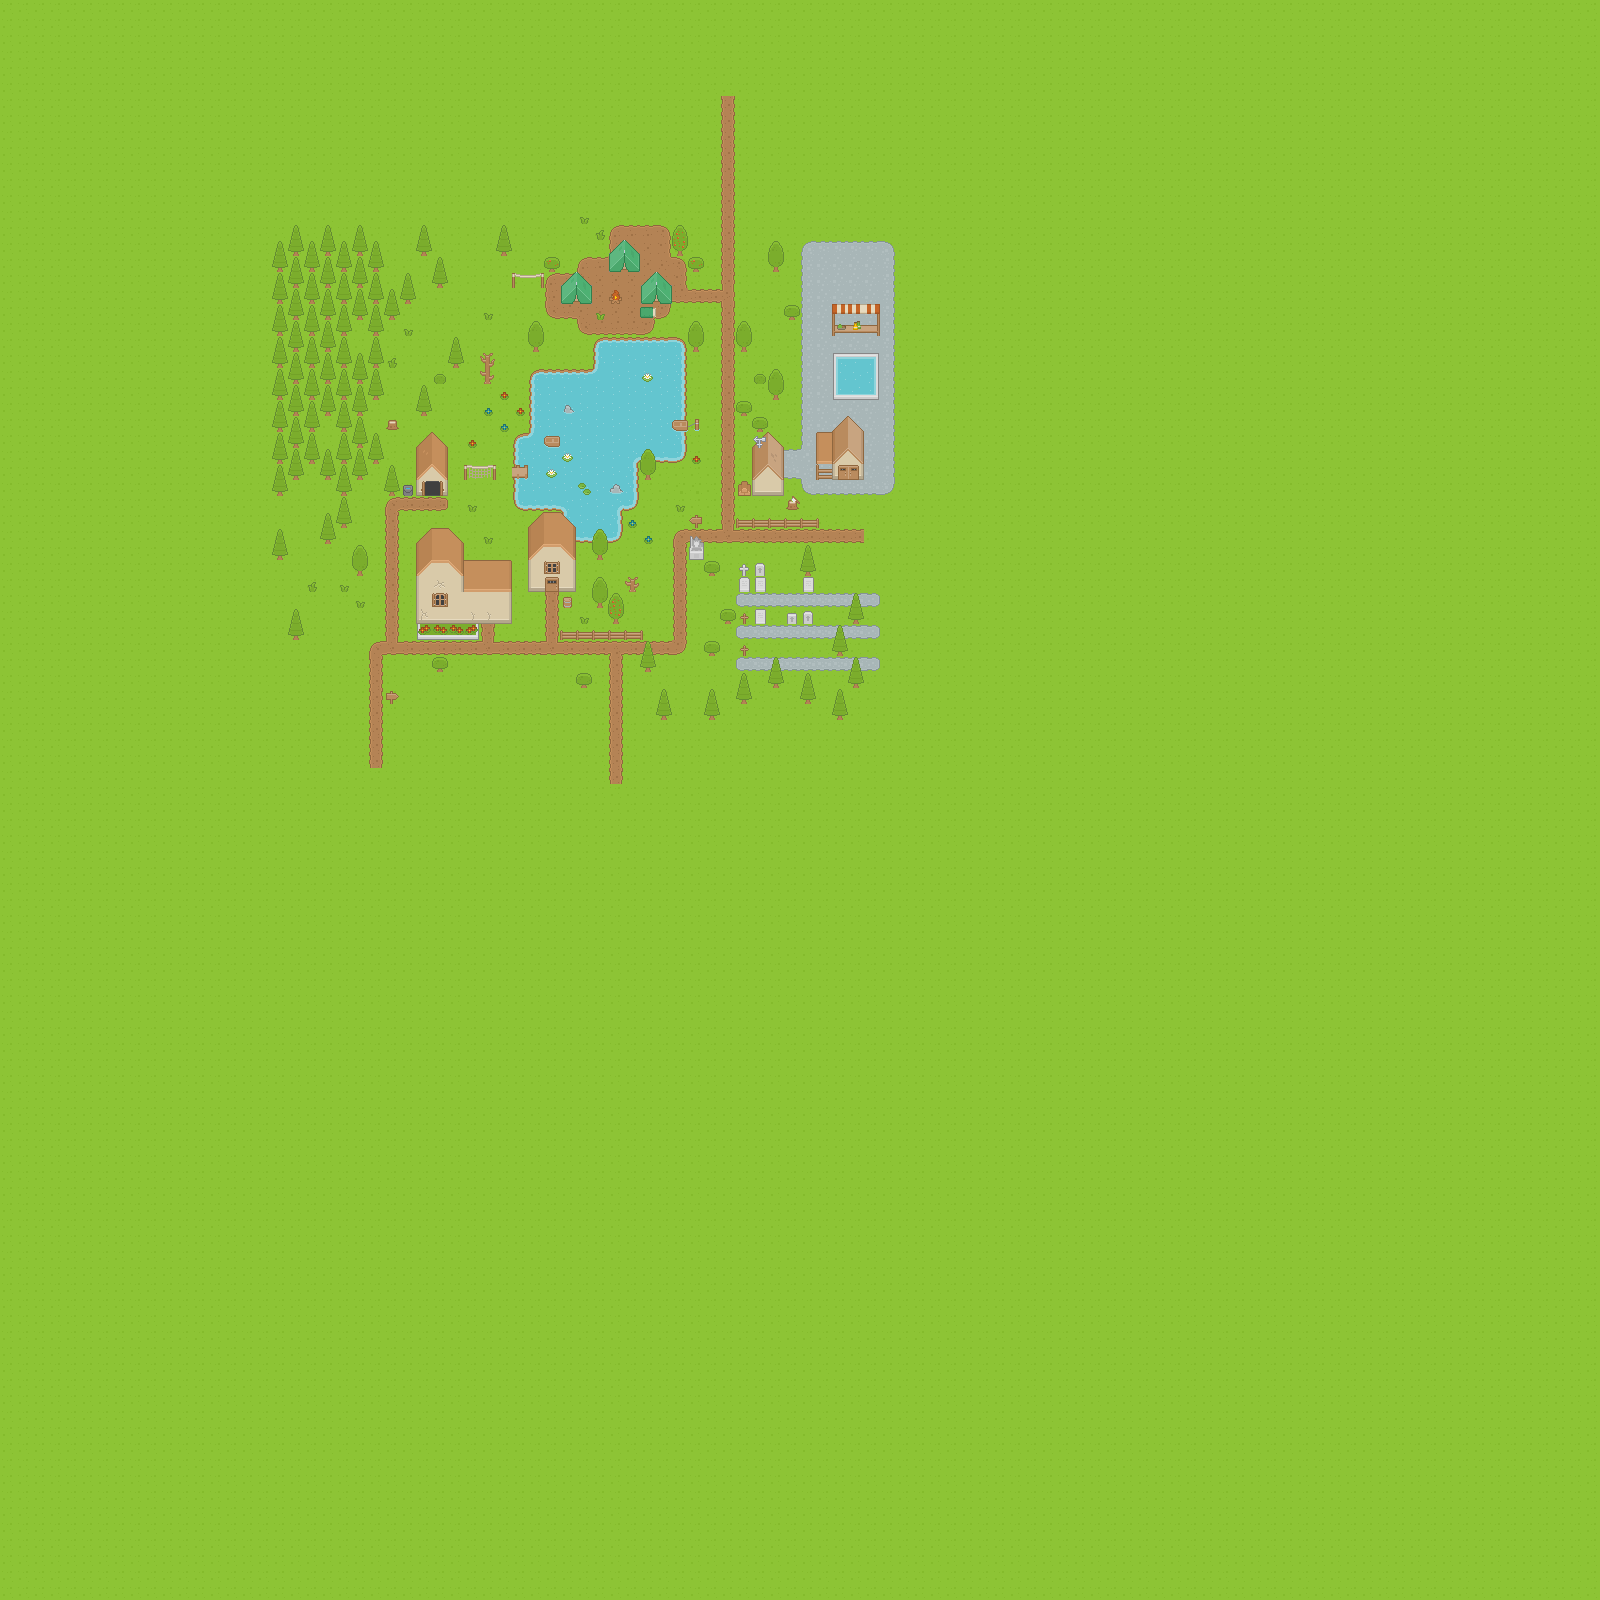

Tiled map render using the project's own tile images. Description and the map definition, with tile-layer contents summarised, below:
An orthogonal 100x100 tile map with 16x16 px tiles, 5 tile layers (Ground/terrain, Ground overlay, Objects, Doors/windows/roof, ...) and 1 object.

<map version="1.0" orientation="orthogonal" renderorder="right-down" width="100" height="100" tilewidth="16" tileheight="16" nextobjectid="6">
 <tileset firstgid="1" name="Roguelike" tilewidth="16" tileheight="16" spacing="1" tilecount="1767" columns="57">
  <image source="Spritesheet/roguelikeSheet_transparent.png" width="968" height="526" />
 </tileset>
 <layer name="Ground/terrain" width="100" height="100">
  <data>[10000 cells, 10000 non-empty, 14 distinct tile ids]</data>
 </layer>
 <layer name="Ground overlay" width="100" height="100">
  <data>[10000 cells, 143 non-empty, 24 distinct tile ids]</data>
 </layer>
 <layer name="Objects" width="100" height="100">
  <data>[10000 cells, 428 non-empty, 76 distinct tile ids]</data>
 </layer>
 <layer name="Doors/windows/roof" width="100" height="100">
  <data>[10000 cells, 77 non-empty, 47 distinct tile ids]</data>
 </layer>
 <layer name="Roof object" width="100" height="100">
  <data>[10000 cells, 3 non-empty, 3 distinct tile ids]</data>
 </layer>
 <objectgroup name="Churchdoor">
  <object id="5" gid="34" x="480" y="624" width="16" height="16" />
 </objectgroup>
</map>
